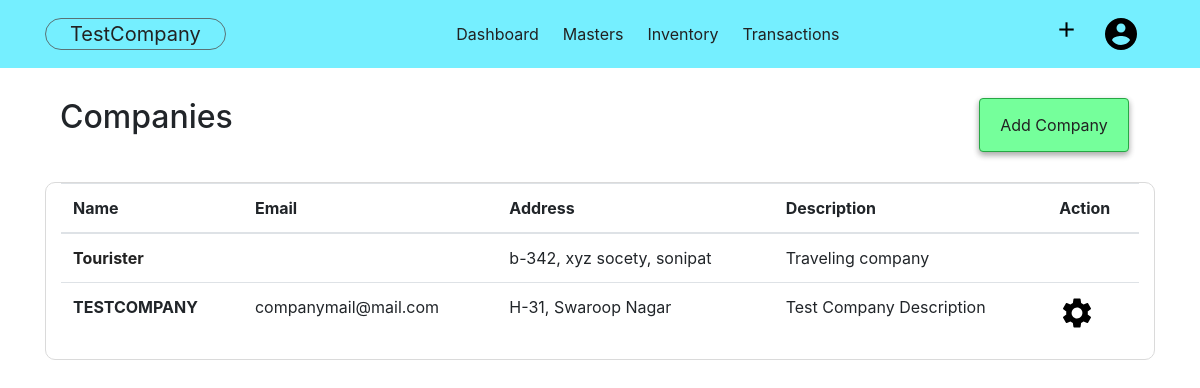
Page /company (signed in) on the earlier database version.
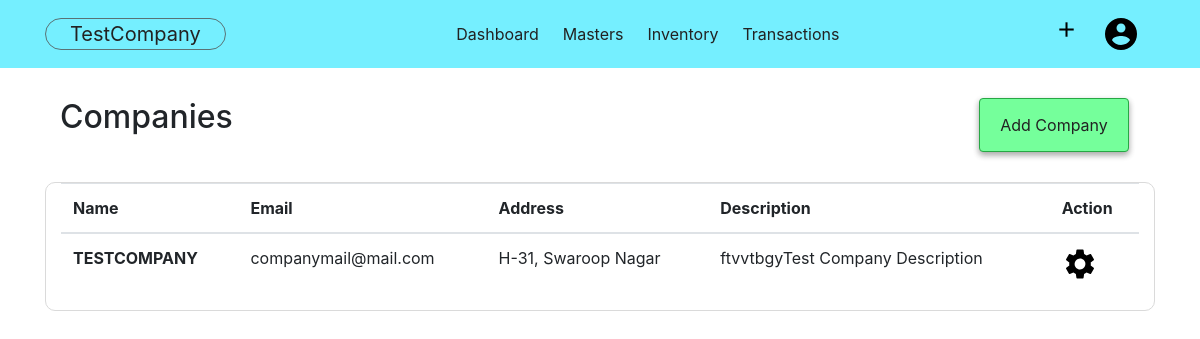
Same page on the later database version.
### acsystem/models.py (models this page shows)
class Company(db.Model):
    id = db.Column(db.Integer, primary_key=True)
    companyname = db.Column(db.String(80), unique=True, nullable=False)
    mailingname = db.Column(db.String(80), nullable = False)
    address = db.Column(db.String(100), nullable=False)
    country = db.Column(db.String(40), nullable=False)
    state = db.Column(db.String(40), nullable=False)
    pin = db.Column(db.Integer)
    email = db.Column(db.String(60))
    phoneno = db.Column(db.Integer)
    website = db.Column(db.String(60))
    datecreated = db.Column(db.DateTime, default = datetime.utcnow, nullable=False)
    financialyear = db.Column(db.DateTime, nullable=False)
    booksbegin = db.Column(db.DateTime, nullable=False)
    invoiceno = db.Column(db.Integer, default=0)
    gstno = db.Column(db.String(15))
    description = db.Column(db.Text)
    customers = db.relationship('Customer', backref='undercompany', lazy=True, cascade="all, delete-orphan")
    suppliers = db.relationship('Supplier', backref='undercompany', lazy=True, cascade="all, delete-orphan")
    groups = db.relationship('Group', backref='undercompany', lazy=True, cascade="all, delete-orphan")
    ledgers = db.relationship('Ledger', backref='undercompany', lazy=True, cascade="all, delete-orphan")
    productcategories = db.relationship('Productcategory', backref='undercompany', lazy=True, cascade="all, delete-orphan")
    products = db.relationship('Product', backref='undercompany', lazy=True, cascade="all, delete-orphan")
    units = db.relationship('Unit', backref='undercompany', lazy=True, cascade="all, delete-orphan")
    sale = db.relationship('Sales', backref='undercompany', lazy=True, cascade="all, delete-orphan")
    user_id = db.Column(db.Integer, db.ForeignKey('user.id', ondelete="CASCADE"), nullable=False)
    def __repr__(self):
        return f"Company('{self.companyname}', '{self.owner.first}')"

### acsystem/company/routes.py (the view)
@company.route("/company")
@login_required
def companies():
    companies = Company.query.filter_by(owner = current_user).order_by(Company.datecreated.desc())
    activecomp = Company.query.get(current_user.activecompany)
    return render_template("companytemplate/companies.html", title="Company", companies = companies, activecomp = activecomp)

### acsystem/models.py (called while the page is built)
@login_manager.user_loader
def load_user(user_id):
    return User.query.get(int(user_id))

### acsystem/templates/companytemplate/companies.html (shortened to what this page needs)
{% extends "layout.html"%}
{% block content %}
<div class="container">
    <div class="container-fluid">
        <h2 class="float-left">Companies</h2>
        <ul class="nav justify-content-end">
            <li data-step="1" data-intro="First add a Company" class="btn btn-success float-right">
                <a class="nav-link" href="{{ url_for('company.addcompany') }}">Add Company</a>
            </li>
        </ul>
    </div>
    <div data-step="3" data-intro="Click on Company name to Activate Company" class="container-fluid" style="border:1px solid rgb(218, 218, 218); border-radius:10px;">
        <table class="table table-hover">
            <thead>
                <tr>
                    <th scope="col">Name</th>
                    <th scope="col">Email</th>
                    <th scope="col">Address</th>
                    <th scope="col">Description</th>
                    <th scope="col">Action</th>
                </tr>
            </thead>
            <tbody>
                {% for company in companies %}
                <tr>
                    {% if company.id != activecomp.id %}
                    <th scope="row"> <a href="{{url_for('company.activatecompany', compid= company.id) }}"
                            style="color:rgb(41, 41, 41); display:block;">{{company.companyname }}</a> </th>
                    <td>{{ company.email }}</td>
                    <td>{{ company.address }}</td>
                    <td>{{ company.description }}</td>
                    <td></td>
                    {% else %}
                    <th scope="row" style="text-transform:uppercase;"> {{company.companyname }}</th>
                    <td>{{ company.email }}</td>
                    <td>{{ company.address }}</td>
                    <td>{{ company.description }}</td>
                    <td>
                        <a href="{{ url_for('company.showcompany', compid = company.id) }}">
                            <img src="{{ url_for('static',filename='images/setting.png') }}" alt="Setting">
                        </a>
                    </td>
                </tr>
                {% endif %}
                {% endfor %}
            </tbody>
        </table>
    </div>
</div>
{% endblock content %}

### acsystem/templates/layout.html (shortened to what this page needs)
{% extends "header.html" %}
{% block body %}
<nav class="navbar navbar-expand-lg">
    <div class="container">
        <ul class="navbar-nav navbar">
            <li data-step="2" data-intro="Active Company Name visible here">
                {% if activecomp %}
                <a class="navbar-brand" href="{{ url_for('company.companies') }}">{{ activecomp.companyname }} </a>
                {% else %}
                <a class="navbar-brand" href="{{ url_for('company.companies') }}">Select Company </a>
                {% endif %}
            </li>
        </ul>
        <ul class="navbar-nav">
            <li class="nav-item">
                <a class="nav-link" href="{{ url_for('users.dashboard')}}">Dashboard</a>
            </li>
            <li class="nav-item dropdown">
                <a class="nav-link dropdown-toggle" href="#" id="drop1" data-toggle="dropdown">
                    Masters
                </a>
            </li>
            <li class="nav-item dropdown">
                <a class="nav-link dropdown-toggle" href="#" id="drop2" data-toggle="dropdown">
                    Inventory
                </a>
            </li>
            <li class="nav-item dropdown">
                <a class="nav-link dropdown-toggle" href="#" id="drop2" data-toggle="dropdown">
                    Transactions
                </a>
            </li>
        </ul>
        <ul class="navbar-nav">
            <li data-step="4" data-intro="Shortcut to Add new data" class="nav-item dropdown">
                <a class="nav-link dropdown-toggle" href="#" id="dropadd" data-toggle="dropdown">
                    <img src="{{url_for('static', filename='images/add.png')}}" alt="+" width="25px;"></a>
            </li>
            <li data-step="5" data-intro="User Details" class="nav-item dropdown">
                <a class="nav-link dropdown-toggle" href="#" id="dropaccount" data-toggle="dropdown">
                    <img src="{{ url_for('static', filename='images/user.png')}}" alt="Account">
                </a>
            </li>
        </ul>
    </div>
</nav>
    {% block content%} {% endblock %}
{% endblock %}

Differences in the rows shown:
removed Company: companyname "Tourister", address "b-342, xyz socety, sonipat", description "Traveling company"
changed Company "TESTCOMPANY": description "Test Company Description" → "ftvvtbgyTest Company Description"
